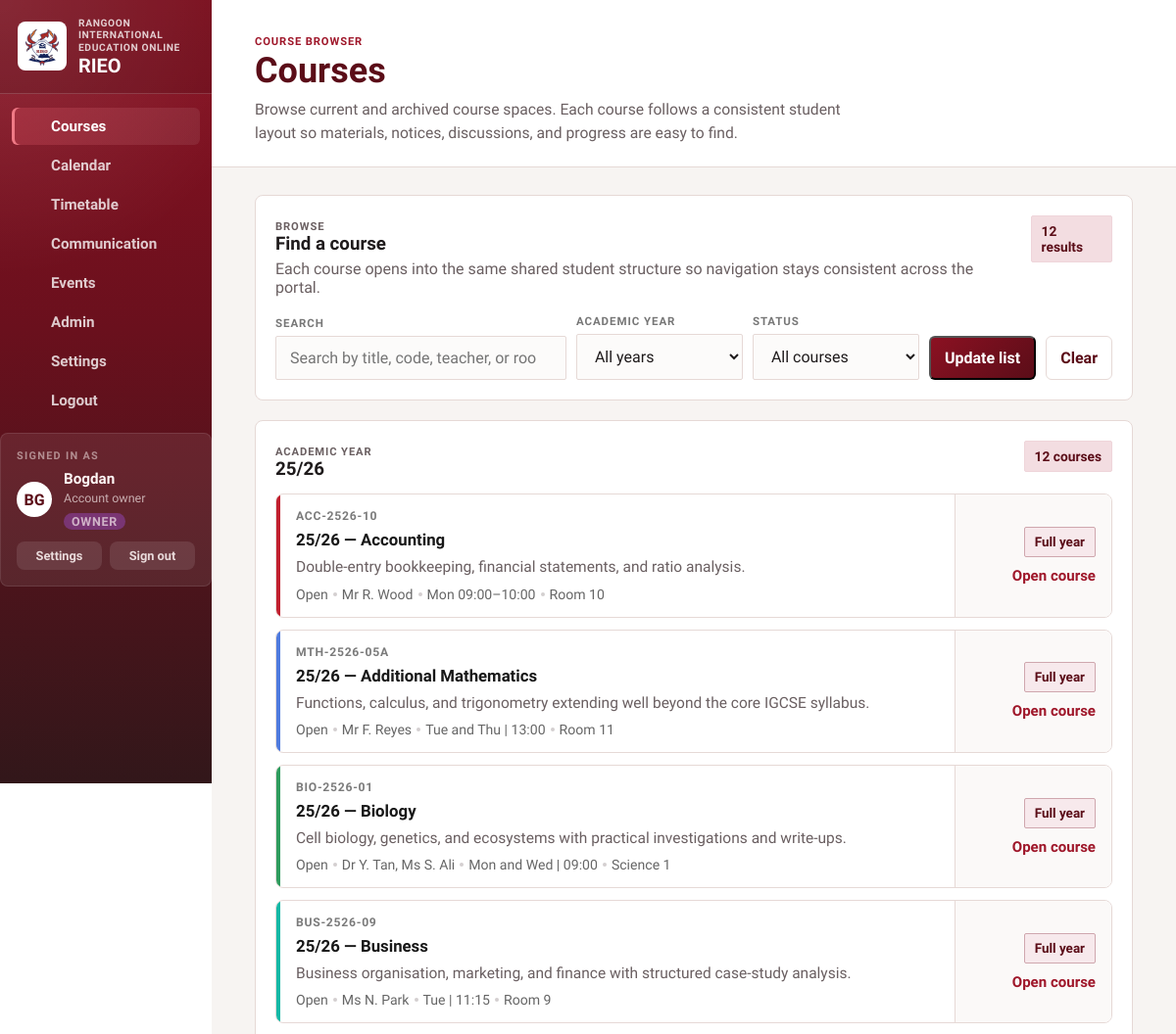
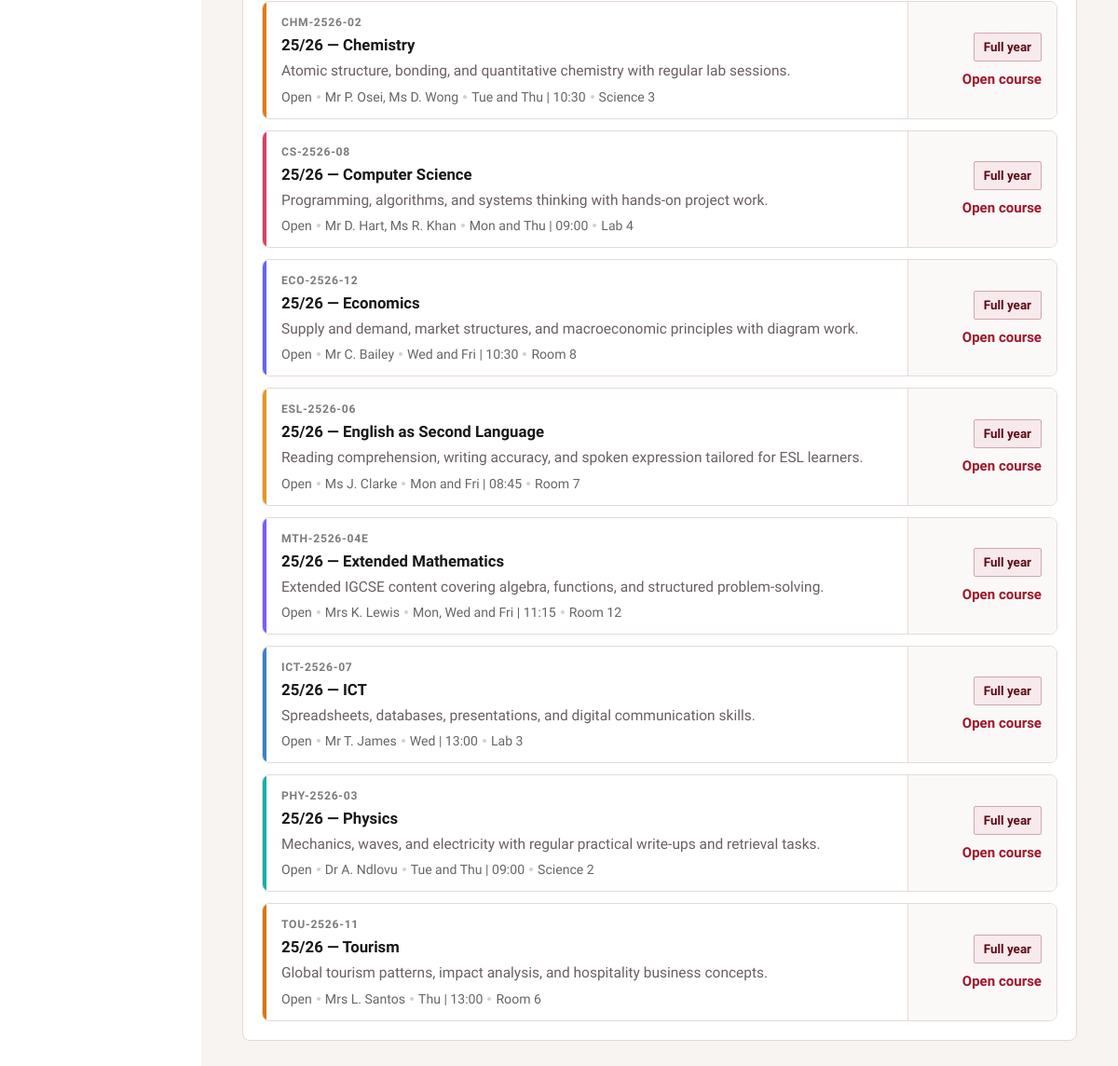
Screenshot of /courses.php (signed in) with the database file from the repository (2 pictures, top to bottom).
### tables this page shows
CREATE TABLE "users" (
                    id            INTEGER PRIMARY KEY AUTOINCREMENT,
                    username      TEXT    NOT NULL UNIQUE,
                    email         TEXT    NOT NULL UNIQUE,
                    password_hash TEXT    NOT NULL,
                    name          TEXT    NOT NULL,
                    year          TEXT    NOT NULL DEFAULT 'Year 11',
                    programme     TEXT    NOT NULL DEFAULT 'General',
                    initials      TEXT    NOT NULL DEFAULT 'ST',
                    role          TEXT    NOT NULL DEFAULT 'student'
                                          CHECK(role IN ('owner','admin','teacher','student')),
                    created_at    TEXT    NOT NULL DEFAULT (datetime('now'))
                );

CREATE TABLE courses (
        id            INTEGER PRIMARY KEY AUTOINCREMENT,
        slug          TEXT    NOT NULL UNIQUE,
        code          TEXT    NOT NULL,
        title         TEXT    NOT NULL,
        full_title    TEXT    NOT NULL,
        summary       TEXT    NOT NULL,
        year_group    TEXT    NOT NULL DEFAULT '25/26',
        term          TEXT    NOT NULL DEFAULT 'Full year',
        status        TEXT    NOT NULL DEFAULT 'open',
        status_label  TEXT    NOT NULL DEFAULT 'Open',
        accent        TEXT    NOT NULL DEFAULT '#c1202f',
        meeting       TEXT    NOT NULL DEFAULT 'TBA',
        room          TEXT    NOT NULL DEFAULT 'TBA',
        notice        TEXT    NOT NULL DEFAULT '',
        student_count INTEGER NOT NULL DEFAULT 0
    );

### public/courses.php (the view, shortened to what the rows shown need)
<?php
require_once __DIR__ . '/../bootstrap.php';
require_once __DIR__ . '/../course_catalog.php';
$active_page = 'courses';
$page_eyebrow = 'Course browser';
$page_heading = 'Courses';
$page_description = 'Browse current and archived course spaces. Each course follows a consistent student layout so materials, notices, discussions, and progress are easy to find.';
$currentUser  = portal_current_user();
$catalog      = portal_user_course_catalog((int) $currentUser['id']);
$query        = trim((string) ($_GET['q'] ?? ''));
$yearFilter   = (string) ($_GET['year'] ?? 'all');
$statusFilter = (string) ($_GET['status'] ?? 'all');
$filteredCourses = array_values(array_filter(
    $catalog,
    static function (array $course) use ($query, $yearFilter, $statusFilter): bool {
        if ($yearFilter !== 'all' && $course['year_group'] !== $yearFilter) {
            return false;
        }
        if ($statusFilter !== 'all' && $course['status'] !== $statusFilter) {
            return false;
        }
        if ($query === '') {
            return true;
        }
        $haystack = implode(' ', [
            $course['code'],
            $course['title'],
            $course['full_title'],
            $course['summary'],
            $course['room'],
            $course['meeting'],
            implode(' ', array_column($course['staff'], 'name')),
        ]);
        return stripos($haystack, $query) !== false;
    }
));
$groupedCourses = portal_group_courses_by_year($filteredCourses);
$resultCount = count($filteredCourses);
?>
<section class="course-browser">
    <article class="card-shell">
        <div class="section-head">
            <div>
                <p class="eyebrow">Browse</p>
                <h3 class="card-title">Find a course</h3>
                <p>Each course opens into the same shared student structure so navigation stays consistent across the portal.</p>
            </div>
            <span class="chip"><?= $resultCount ?> results</span>
        </div>
        <form class="course-filter-form" method="get" action="courses.php">
            <label class="course-filter-field">
                <span>Search</span>
                <input type="search" name="q" value="<?= portal_escape($query) ?>" placeholder="Search by title, code, teacher, or room">
            </label>
            <label class="course-filter-field">
                <span>Academic year</span>
                <select name="year">
                    <option value="all">All years</option>
                </select>
            </label>
            <label class="course-filter-field">
                <span>Status</span>
                <select name="status">
                    <option value="all"<?= $statusFilter === 'all' ? ' selected' : '' ?>>All courses</option>
                </select>
            </label>
            <div class="course-filter-actions">
                <button class="button" type="submit">Update list</button>
                <a class="button-secondary" href="courses.php">Clear</a>
            </div>
        </form>
    </article>
    <?php if ($resultCount === 0): ?>
        <article class="card-shell course-empty-state">
            <h3 class="card-title">No courses match those filters.</h3>
            <p>Try a broader search or clear the filters to see every course again.</p>
        </article>
    <?php else: ?>
        <?php foreach ($groupedCourses as $year => $courses): ?>
            <article class="card-shell course-year-shell">
                <div class="section-head">
                    <div>
                        <p class="eyebrow">Academic year</p>
                        <h3 class="card-title"><?= portal_escape($year) ?></h3>
                    </div>
                    <span class="chip"><?= count($courses) ?> courses</span>
                </div>
                <div class="course-list">
                    <?php foreach ($courses as $course): ?>
                        <a class="course-list-item" href="course.php?course=<?= portal_escape($course['slug']) ?>&amp;section=content" style="--course-accent: <?= portal_escape($course['accent']) ?>;">
                            <span class="course-list-accent" aria-hidden="true"></span>
                            <div class="course-list-copy">
                                <p class="course-list-code"><?= portal_escape($course['code']) ?></p>
                                <h3><?= portal_escape($course['full_title']) ?></h3>
                                <p class="course-list-summary"><?= portal_escape($course['summary']) ?></p>
                                <div class="course-list-meta">
                                    <span><?= portal_escape($course['status_label']) ?></span>
                                    <span><?= portal_escape(implode(', ', array_column($course['staff'], 'name'))) ?></span>
                                    <span><?= portal_escape($course['meeting']) ?></span>
                                    <span><?= portal_escape($course['room']) ?></span>
                                </div>
                            </div>
                            <div class="course-list-right">
                                <span class="course-status-pill<?= $course['status'] === 'open' ? ' active' : '' ?>"><?= portal_escape($course['term']) ?></span>
                                <span class="course-list-link">Open course</span>
                            </div>
                        </a>
                    <?php endforeach; ?>
                </div>
            </article>
        <?php endforeach; ?>
    <?php endif; ?>
</section>
<?php
$page_content = ob_get_clean();
require __DIR__ . '/../layout.php';

### layout.php (shortened to what the rows shown need)
<?php
require_once __DIR__ . '/bootstrap.php';
$layout_variant = $layout_variant ?? $layoutVariant ?? 'app';
$active_page = $active_page ?? $activePage ?? 'courses';
$page_eyebrow = $page_eyebrow ?? $pageEyebrow ?? 'Student workspace';
$page_heading = $page_heading ?? $pageHeading ?? 'Courses';
$page_description = $page_description ?? $pageDescription ?? 'Keep up with your classes, deadlines, and the things happening around school.';
$page_content = $page_content ?? $pageContent ?? '';
$auth_heading = $auth_heading ?? $authHeading ?? portal_school_name();
$navItems = [
    ['key' => 'courses',       'label' => 'Courses',       'href' => 'courses.php',       'icon' => 'book-open'],
    ['key' => 'calendar',      'label' => 'Calendar',      'href' => 'calendar.php',      'icon' => 'calendar'],
    ['key' => 'timetable',     'label' => 'Timetable',     'href' => 'timetable.php',     'icon' => 'clock'],
    ['key' => 'communication', 'label' => 'Communication', 'href' => 'communication.php', 'icon' => 'megaphone'],
    ['key' => 'events',        'label' => 'Events',        'href' => 'events.php',        'icon' => 'sparkles'],
    ['key' => 'settings',      'label' => 'Settings',      'href' => 'settings.php',      'icon' => 'settings'],
    ['key' => 'logout',        'label' => 'Logout',        'href' => 'logout.php',        'icon' => 'log-out'],
];
if (portal_is_admin()) {
    array_splice($navItems, -2, 0, [[
        'key'   => 'admin',
        'label' => 'Admin',
        'href'  => 'admin.php',
        'icon'  => 'shield',
    ]]);
}
$asset_version = '20260426k';
$logo_src = 'assets/rieo-crest.svg?v=' . $asset_version;
$style_src = '../style.css?v=' . $asset_version;
?>
<!DOCTYPE html>
<html lang="en">
<head>
    <link rel="stylesheet" href="<?= portal_escape($style_src) ?>">
</head>
<body<?= $layout_variant === 'auth' ? ' class="login-body"' : '' ?>>
    <?php if ($layout_variant === 'auth'): ?>
        <main class="login-shell">
            <section class="login-panel">
                <div class="login-brand">
                    <img class="auth-main-logo" src="<?= portal_escape($logo_src) ?>" width="56" height="56" alt="<?= portal_escape(portal_school_name()) ?> crest">
                    <div>
                        <strong><?= portal_escape(portal_school_short_name()) ?></strong>
                        <span><?= portal_escape($auth_heading) ?></span>
                    </div>
                </div>
                <?= $page_content ?>
            </section>
        </main>
    <?php else: ?>
        <div class="portal-shell">
            <aside class="sidebar">
                <div class="brand-block">
                    <img class="brand-logo" src="<?= portal_escape($logo_src) ?>" width="82" height="82" alt="<?= portal_escape(portal_school_name()) ?> crest">
                    <div>
                        <p class="brand-kicker"><?= portal_escape(portal_school_name()) ?></p>
                        <h1><?= portal_escape(portal_school_short_name()) ?></h1>
                    </div>
                </div>
                <nav class="sidebar-nav" aria-label="Sidebar">
                    <?php foreach ($navItems as $item): ?>
                        <?php $isActive = $item['key'] === $active_page; ?>
                        <a class="nav-link<?= $isActive ? ' active' : '' ?>" href="<?= portal_escape($item['href']) ?>">
                            <?= portal_icon($item['icon'], 'nav-icon') ?>
                            <span><?= portal_escape($item['label']) ?></span>
                        </a>
                    <?php endforeach; ?>
                </nav>
                <?php
                    $__sidebarUser = portal_current_user();
                    $__sidebarRole = portal_current_user_role();
                    $__sidebarMeta = $__sidebarUser['year'] ?? '';
                    if ($__sidebarRole === 'owner') {
                        $__sidebarMeta = 'Account owner';
                    } elseif ($__sidebarRole === 'admin') {
                        $__sidebarMeta = 'Administrator';
                    } elseif ($__sidebarRole === 'teacher') {
                        $__sidebarMeta = 'Teacher account';
                    }
                ?>
                <div class="sidebar-user-card">
                    <p class="sidebar-logged-in-label">Signed in as</p>
                    <div class="sidebar-user-row">
                        <div class="student-avatar"><?= portal_escape($__sidebarUser['initials'] ?? 'ST') ?></div>
                        <div class="sidebar-user-info">
                            <strong><?= portal_escape($__sidebarUser['name'] ?? 'Student') ?></strong>
                            <span><?= portal_escape($__sidebarMeta) ?></span>
                            <span class="sidebar-role-badge sidebar-role-badge--<?= portal_escape($__sidebarRole) ?>"><?= portal_escape(ucfirst($__sidebarRole)) ?></span>
                        </div>
                    </div>
                    <div class="sidebar-user-actions">
                        <a class="sidebar-user-action" href="settings.php">Settings</a>
                        <a class="sidebar-user-action sidebar-user-action--danger" href="logout.php">Sign out</a>
                    </div>
                </div>
            </aside>
            <main class="main-panel">
                <header class="topbar">
                    <div>
                        <p class="eyebrow"><?= portal_escape($page_eyebrow) ?></p>
                        <h2><?= portal_escape($page_heading) ?></h2>
                        <p class="lead-copy"><?= portal_escape($page_description) ?></p>
                    </div>
                </header>
                <div class="page-content">
                    <?= $page_content ?>
                </div>
            </main>
        </div>
    <?php endif; ?>
</body>
</html>

### rows the page displays
users: role "Account owner", role "OWNER"
courses: code "ACC-2526-10", full_title "25/26 — Accounting", summary "Double-entry bookkeeping, financial statements, and ratio analysis.", status_label "Open", staff "Mr R. Wood", meeting "Mon 09:00–10:00", room "Room 10", term "Full year"
courses: code "MTH-2526-05A", full_title "25/26 — Additional Mathematics", summary "Functions, calculus, and trigonometry extending well beyond the core IGCSE syllabus.", status_label "Open", staff "Mr F. Reyes", meeting "Tue and Thu | 13:00", room "Room 11", term "Full year"
courses: code "BIO-2526-01", full_title "25/26 — Biology", summary "Cell biology, genetics, and ecosystems with practical investigations and write-ups.", status_label "Open", staff "Dr Y. Tan, Ms S. Ali", meeting "Mon and Wed | 09:00", room "Science 1", term "Full year"
courses: code "BUS-2526-09", full_title "25/26 — Business", summary "Business organisation, marketing, and finance with structured case-study analysis.", status_label "Open", staff "Ms N. Park", meeting "Tue | 11:15", room "Room 9", term "Full year"
courses: code "CHM-2526-02", full_title "25/26 — Chemistry", summary "Atomic structure, bonding, and quantitative chemistry with regular lab sessions.", status_label "Open", staff "Mr P. Osei, Ms D. Wong", meeting "Tue and Thu | 10:30", room "Science 3", term "Full year"
courses: code "CS-2526-08", full_title "25/26 — Computer Science", summary "Programming, algorithms, and systems thinking with hands-on project work.", status_label "Open", staff "Mr D. Hart, Ms R. Khan", meeting "Mon and Thu | 09:00", room "Lab 4", term "Full year"
courses: code "ECO-2526-12", full_title "25/26 — Economics", summary "Supply and demand, market structures, and macroeconomic principles with diagram work.", status_label "Open", staff "Mr C. Bailey", meeting "Wed and Fri | 10:30", room "Room 8", term "Full year"
courses: code "ESL-2526-06", full_title "25/26 — English as Second Language", summary "Reading comprehension, writing accuracy, and spoken expression tailored for ESL learners.", status_label "Open", staff "Ms J. Clarke", meeting "Mon and Fri | 08:45", room "Room 7", term "Full year"
courses: code "MTH-2526-04E", full_title "25/26 — Extended Mathematics", summary "Extended IGCSE content covering algebra, functions, and structured problem-solving.", status_label "Open", staff "Mrs K. Lewis", meeting "Mon, Wed and Fri | 11:15", room "Room 12", term "Full year"
courses: code "ICT-2526-07", full_title "25/26 — ICT", summary "Spreadsheets, databases, presentations, and digital communication skills.", status_label "Open", staff "Mr T. James", meeting "Wed | 13:00", room "Lab 3", term "Full year"
courses: code "PHY-2526-03", full_title "25/26 — Physics", summary "Mechanics, waves, and electricity with regular practical write-ups and retrieval tasks.", status_label "Open", staff "Dr A. Ndlovu", meeting "Tue and Thu | 09:00", room "Science 2", term "Full year"
courses: code "TOU-2526-11", full_title "25/26 — Tourism", summary "Global tourism patterns, impact analysis, and hospitality business concepts.", status_label "Open", staff "Mrs L. Santos", meeting "Thu | 13:00", room "Room 6", term "Full year"

### other values shown
portal_escape(portal_school_name()) "RANGOON INTERNATIONAL EDUCATION ONLINE"
portal_escape(portal_school_short_name()) "RIEO"
portal_escape($item['label']) "Courses"
portal_escape($item['label']) "Calendar"
portal_escape($item['label']) "Timetable"
portal_escape($item['label']) "Communication"
portal_escape($item['label']) "Events"
portal_escape($item['label']) "Admin"
portal_escape($item['label']) "Settings"
portal_escape($item['label']) "Logout"
portal_escape($__sidebarUser['initials'] ?? 'ST') "BG"
portal_escape($__sidebarUser['name'] ?? 'Student') "Bogdan"
portal_escape($page_eyebrow) "COURSE BROWSER"
portal_escape($page_heading) "Courses"
portal_escape($page_description) "Browse current and archived course spaces. Each course follows a consistent student layout so materials, notices, discussions, and progress are easy to find."
